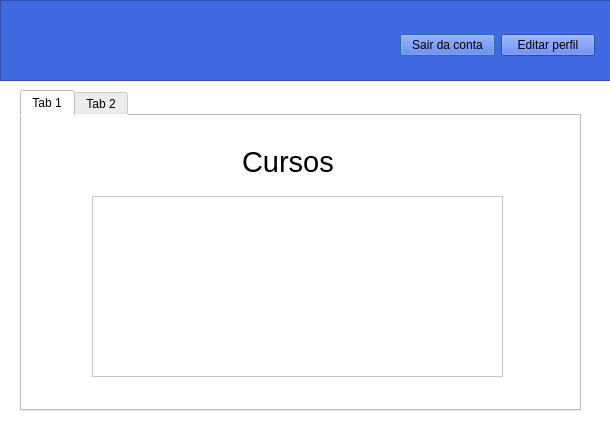
<?xml version="1.0" encoding="UTF-8"?>
<ui version="4.0">
 <class>ClientePage</class>
 <widget class="QDialog" name="ClientePage">
  <property name="geometry">
   <rect>
    <x>0</x>
    <y>0</y>
    <width>610</width>
    <height>425</height>
   </rect>
  </property>
  <property name="windowTitle">
   <string>Dialog</string>
  </property>
  <property name="styleSheet">
   <string notr="true">background-color: #fff</string>
  </property>
  <widget class="QFrame" name="frame">
   <property name="geometry">
    <rect>
     <x>0</x>
     <y>0</y>
     <width>611</width>
     <height>81</height>
    </rect>
   </property>
   <property name="styleSheet">
    <string notr="true">background-color: 	#4169E1</string>
   </property>
   <property name="frameShape">
    <enum>QFrame::StyledPanel</enum>
   </property>
   <property name="frameShadow">
    <enum>QFrame::Raised</enum>
   </property>
   <widget class="QWidget" name="">
    <property name="geometry">
     <rect>
      <x>400</x>
      <y>30</y>
      <width>195</width>
      <height>30</height>
     </rect>
    </property>
    <layout class="QHBoxLayout" name="horizontalLayout">
     <item>
      <widget class="QPushButton" name="pushButton">
       <property name="text">
        <string>Sair da conta</string>
       </property>
      </widget>
     </item>
     <item>
      <widget class="QPushButton" name="pushButton_2">
       <property name="text">
        <string>Editar perfil</string>
       </property>
      </widget>
     </item>
    </layout>
   </widget>
  </widget>
  <widget class="QTabWidget" name="tabWidget">
   <property name="geometry">
    <rect>
     <x>20</x>
     <y>90</y>
     <width>561</width>
     <height>321</height>
    </rect>
   </property>
   <widget class="QWidget" name="tab">
    <attribute name="title">
     <string>Tab 1</string>
    </attribute>
    <widget class="QTableView" name="tableView">
     <property name="geometry">
      <rect>
       <x>70</x>
       <y>80</y>
       <width>411</width>
       <height>181</height>
      </rect>
     </property>
    </widget>
    <widget class="QLabel" name="label">
     <property name="geometry">
      <rect>
       <x>220</x>
       <y>30</y>
       <width>91</width>
       <height>31</height>
      </rect>
     </property>
     <property name="styleSheet">
      <string notr="true">font-size:29px</string>
     </property>
     <property name="text">
      <string>Cursos</string>
     </property>
    </widget>
   </widget>
   <widget class="QWidget" name="tab_2">
    <attribute name="title">
     <string>Tab 2</string>
    </attribute>
   </widget>
  </widget>
 </widget>
 <resources/>
 <connections/>
</ui>
